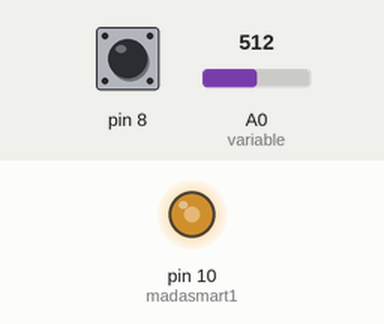
This sketch was run on a simulated Arduino Uno, built with avr-gcc and run on an emulated ATmega328P. Shown: output pins drawn as LEDs (lit = HIGH). The test bench sets the inputs (shaded band); at power-on: pin 8 HIGH, A0 (variable) = 512.

Above: at 0.1 s.
Timing chart, 0 to 1.6 s (numbered marks = the images above):
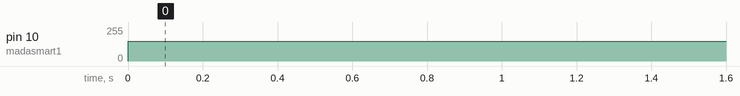

Measured:
- by itself, pin 10 (madasmart1): 0/255 → 150/255 at 0.00 s

The sketch:

sketch_jul15b.ino
```cpp
int fadeValue = 0;
const int variable = A0;
const int madasmart1 = 10;
const byte LEDs[3] = {B1111110,B0110000,B1101101};
int y =0;
int tt = 0;
void setup() {
 pinMode(8,INPUT);
}

void loop() {
  y= digitalRead(8);
  int sensorValue = analogRead(variable);
    analogWrite(madasmart1,150);
  if( y == LOW){
  PORTD = LEDs[1];
  digitalWrite(12,HIGH);
  digitalWrite(13,LOW);
  tt++;
  delay(1);
  } else {
  tt=tt/2;
  PORTD = LEDs[0];
  digitalWrite(12,LOW);
  digitalWrite(13,LOW);
  delay(1000);
  PORTD = LEDs[2];
  digitalWrite(12,LOW);
  digitalWrite(13,HIGH);
  delay(tt);
  while(tt!=0){
    tt--;
    delay(1);
  }
  }
}
```
